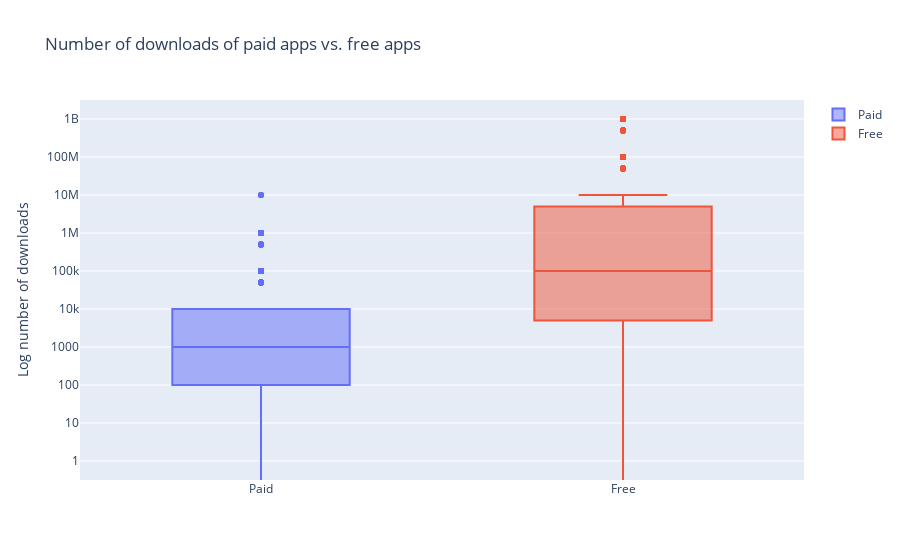

The notebook cell saved with this chart:
### Code cell
trace0 = go.Box(
    # Data for paid apps
    y = apps[apps['Type'] == 'Paid']['Installs'],
    name = 'Paid'
)
trace1 = go.Box(
    # Data for free apps
    y = apps[apps['Type'] == 'Free']['Installs'],
    name = 'Free'
)
layout = go.Layout(
    title = "Number of downloads of paid apps vs. free apps",
    yaxis = dict(title = "Log number of downloads",
                type = 'log',
                autorange = True)
)
# Add trace0 and trace1 to a list for plotting
data = [trace0, trace1]
plotly.offline.iplot({'data': data, 'layout': layout})

### Figure 1 — Plotly figure (JSON) as saved in the notebook; plotly's stock layout.template omitted (floating-point values rounded to 4 significant figures; data arrays with more than 128 entries replaced by an {"elided": "..."} marker saying what was removed)
{"data": [{"name": "Paid", "type": "box", "y": {"elided": "765 str values"}}, {"name": "Free", "type": "box", "y": {"elided": "9591 str values"}}], "layout": {"title": {"text": "Number of downloads of paid apps vs. free apps"}, "yaxis": {"autorange": true, "title": {"text": "Log number of downloads"}, "type": "log"}}}
